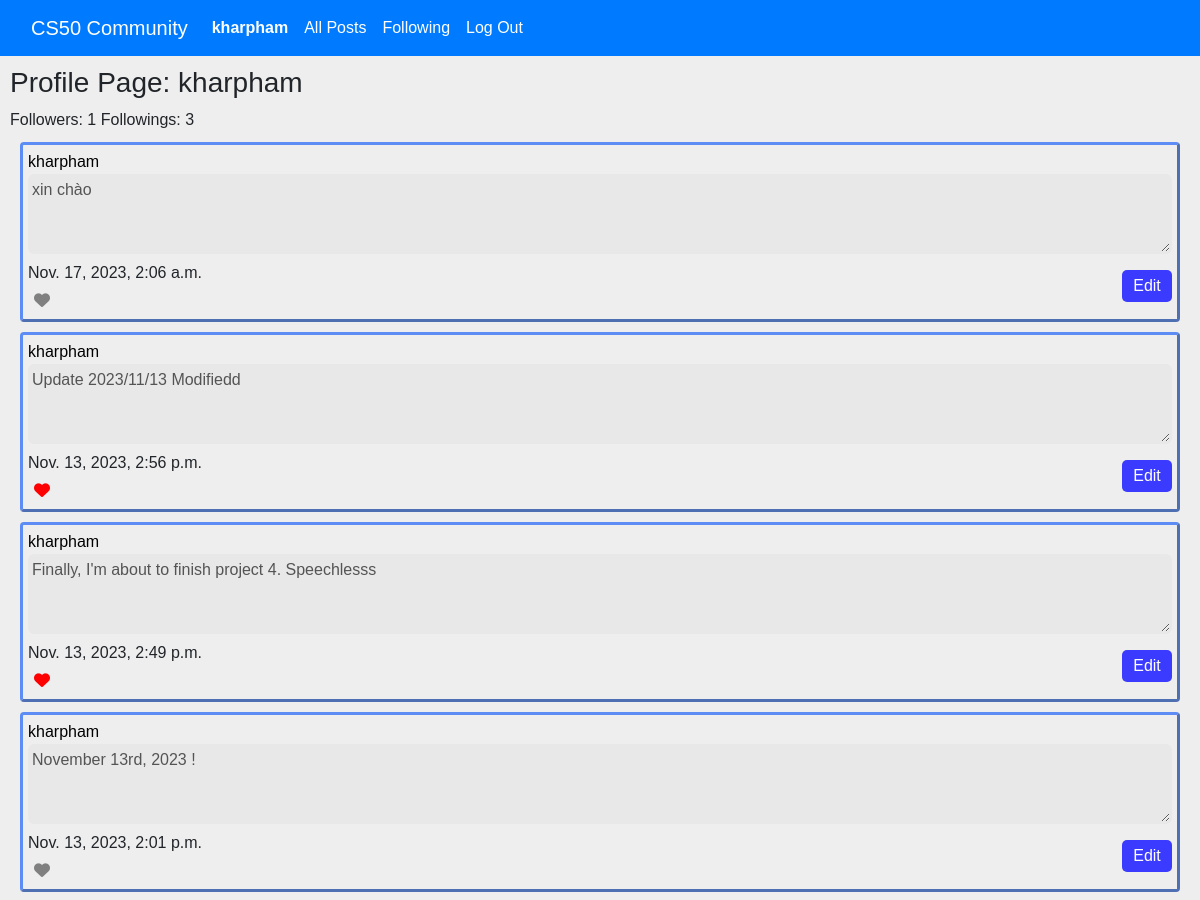
Before: /profile/kharpham (signed in, upper part) with the older database file.
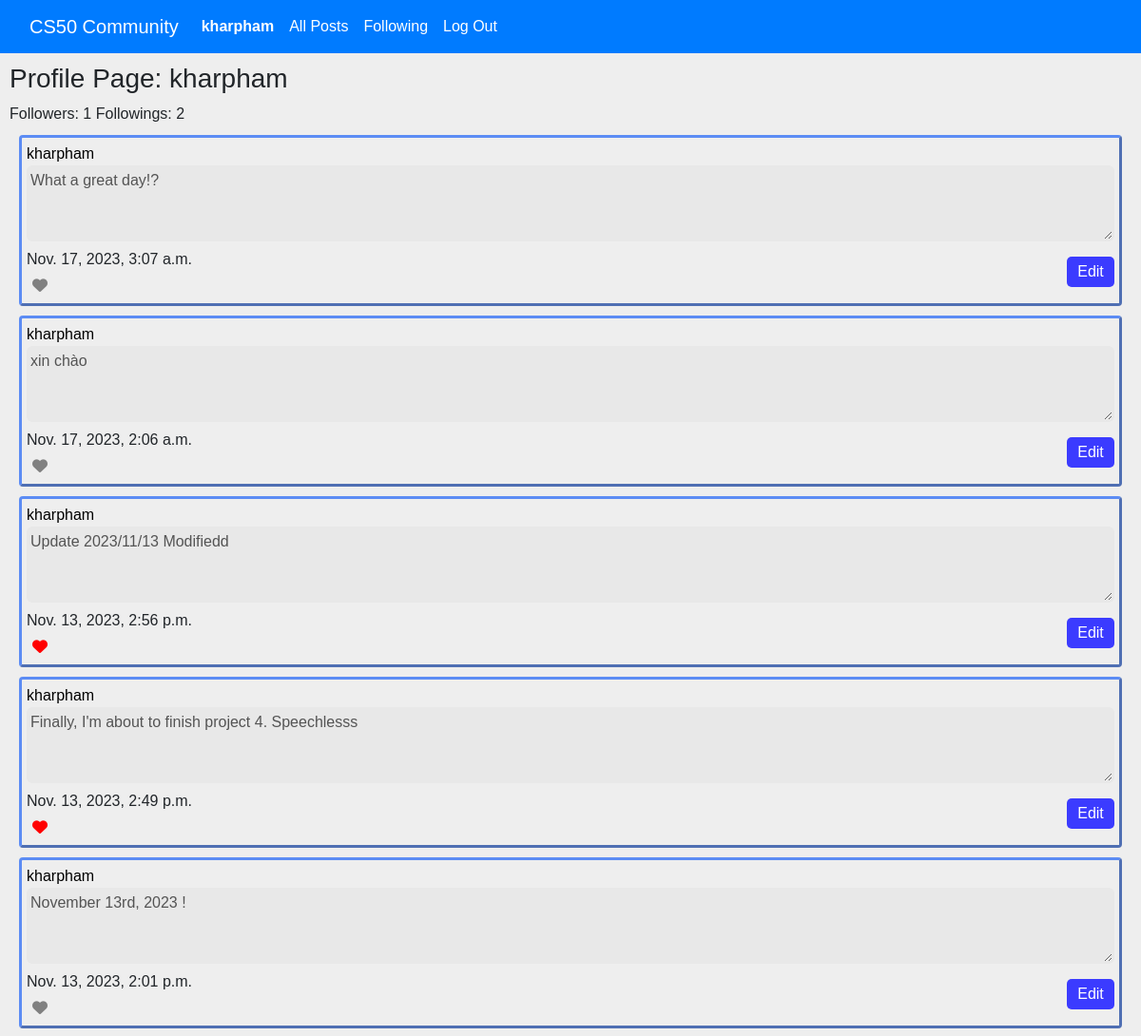
After: the same page with the newer database file.
### network/models.py (models this page shows, shortened)
class Post(models.Model):
    timestamp = models.DateTimeField(auto_now_add=True)
    content = models.TextField()
    creator = models.ForeignKey(User, on_delete=models.CASCADE, related_name="posts")
    likes = models.ManyToManyField(User, related_name="liked_posts")

class User(AbstractUser):
    followers = models.ManyToManyField('self', symmetrical=False, related_name="followings", blank=True)

### network/views.py (the view, shortened to what this page needs)
# urls.py: path("profile/<str:username>", views.profile, name="profile"),
@login_required
def profile(request, username):
    try:
        profile = User.objects.get(username=username)
    except User.DoesNotExist:
        raise Http404(f"Username: {username} doesn't exist")
    posts = Post.objects.filter(creator=profile).order_by("-timestamp")
    p = Paginator(posts, 10)
    page = request.GET.get('page')
    posts_page = p.get_page(page)
    return render(request, 'network/profile.html', {
        "profile": profile,
        "posts_page": posts_page,
        "user": request.user,
        "follower_exists": profile.followers.filter(pk=request.user.pk).exists,
        "followers": profile.followers.all().count(),
        "followings": profile.followings.all().count(),
    })

### network/templates/network/profile.html (shortened to what this page needs)
{% extends "network/layout.html" %}
{% block body %}
    <h3>Profile Page: {{profile.username}}</h3>
    Followers: {{followers}}
    Followings: {{followings}}
    {% if posts_page %}
        {% for post in posts_page %}
            <div class="block" id="{{post.id}}">
                <a class="username" href="{% url 'profile' post.creator %}">{{post.creator}}</a> <br>
                <textarea disabled>{{post.content}}</textarea>
                {{post.timestamp}} <br>
                {% if request.user in post.likes.all %}
                    <button style="outline: none;" name="like" class="like-btn2"><i class="fa-solid fa-heart"></i></button>
                {% else %}
                    <button style="outline: none;" name="unlike"class="unlike-btn"><i class="fa-solid fa-heart"></i></button>
                {% endif %}
                {% if post.creator == request.user %}
                <button type="button" class="edit">Edit</button>
                {% endif %}
            </div>
        {% endfor %}
    {% endif %}
    <br>
{% endblock %}

Changed rows visible on the page:
added Post: creator "kharpham", content "What a great day!?", timestamp "Nov. 17, 2023, 3:07 a.m.", shows "Edit"
Other visible differences:
{{ followings }}: "3" → "2"
